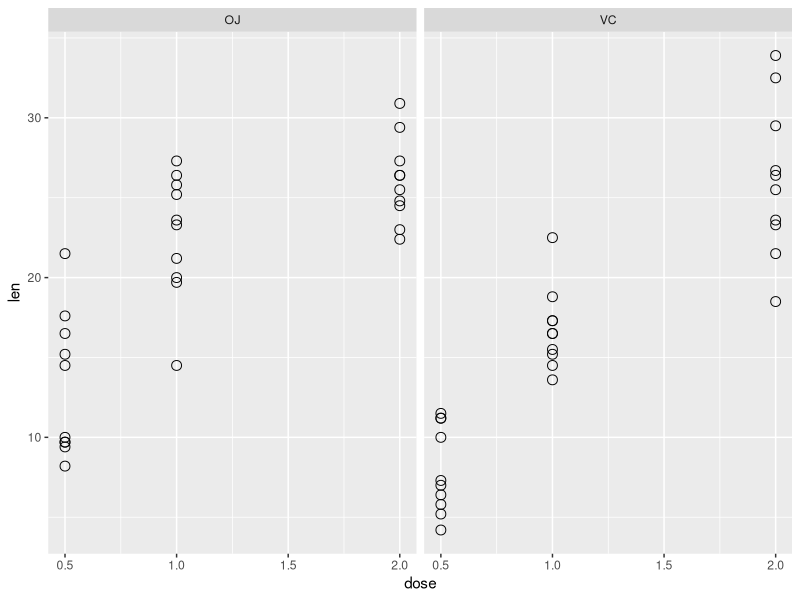

Write the R code that produced this figure. (Note: this script raises an error after producing the figure.)
## ---- chunk 1
knitr::opts_chunk$set(echo = TRUE)
## ---- chunk 2
data("ToothGrowth")
str(ToothGrowth)
rbind(head(ToothGrowth,2), tail(ToothGrowth,2))
## ---- chunk 3
summary(ToothGrowth)

library(ggplot2)

growth <- ggplot(ToothGrowth, aes(x = dose, y = len), col = supp) + 
    geom_point(shape = 1, size = 3) + 
    facet_wrap(~ supp)

growth
## ---- chunk 4
lenDose1 <- subset(ToothGrowth, dose %in% c(0.5,1))
lenDose2 <- subset(ToothGrowth, dose %in% c(0.5,2))
lenDose3 <- subset(ToothGrowth, dose %in% c(1,2))

rbind(
    t.test(len ~ dose, paired = TRUE, var.equal = FALSE, data = lenDose1)$conf,
    t.test(len ~ dose, paired = TRUE, var.equal = FALSE, data = lenDose2)$conf,
    t.test(len ~ dose, paired = TRUE, var.equal = FALSE, data = lenDose3)$conf
)
## ---- chunk 5
rbind(
    t.test(len ~ dose, paired = TRUE, var.equal = FALSE, data = lenDose1)$p.value,
    t.test(len ~ dose, paired = TRUE, var.equal = FALSE, data = lenDose2)$p.value,
    t.test(len ~ dose, paired = TRUE, var.equal = FALSE, data = lenDose3)$p.value
)
## ---- chunk 6
t.test(len ~ supp, paired = TRUE, var.equal = FALSE, data = ToothGrowth)
